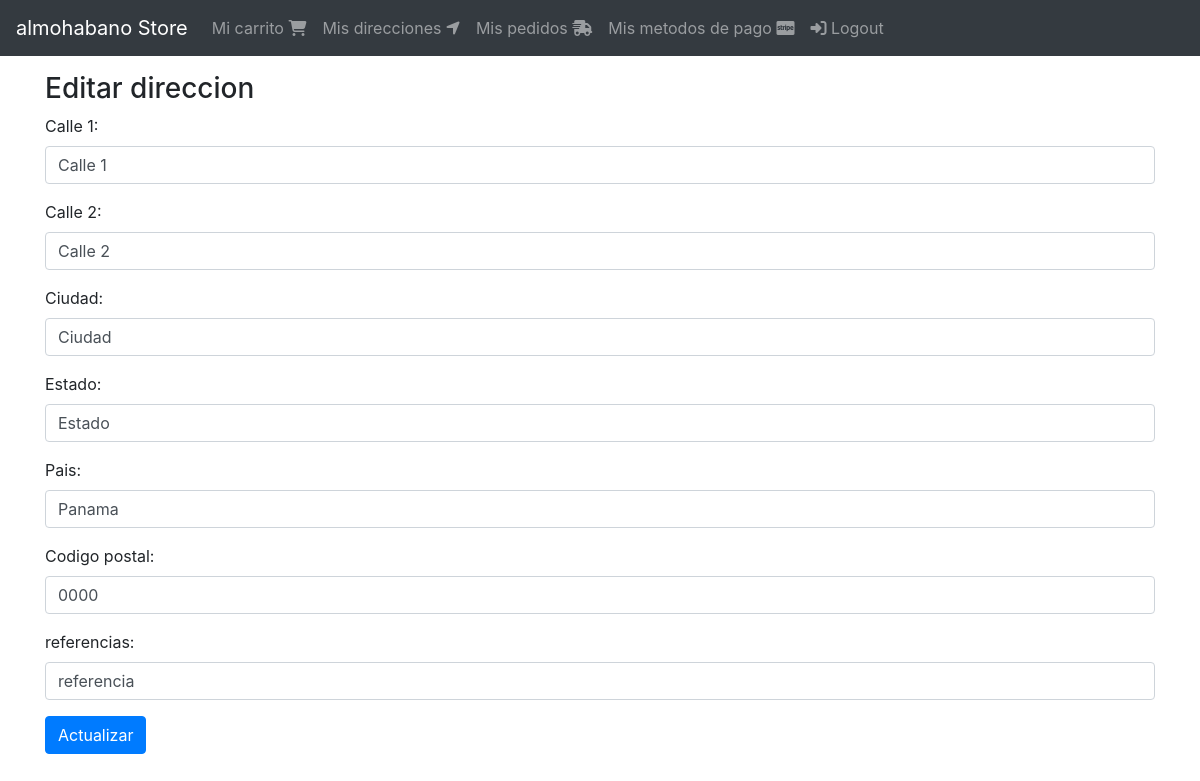
The app's page /direcciones/editar/15 (signed in) with its own data.
### shipping_addresses/models.py (models this page shows, shortened)
class ShippingAddress(models.Model):
    user = models.ForeignKey(User, null=False, blank=False, on_delete=models.CASCADE)
    line1 = models.CharField(max_length=200)
    line2 = models.CharField(max_length=200, blank=True)
    city = models.CharField(max_length=100)
    state = models.CharField(max_length=200)
    country = models.CharField(max_length=50)
    reference = models.CharField(max_length=300)
    postal_code = models.CharField(max_length=10, null=False, blank=False)
    default = models.BooleanField(default=False)
    created_at = models.DateTimeField(auto_now_add=True)

### shipping_addresses/views.py (the view, shortened to what this page needs)
# urls.py: path('editar/<int:pk>', views.ShippingAddressUpdateView.as_view(), name='update'),
class ShippingAddressUpdateView(LoginRequiredMixin,SuccessMessageMixin ,UpdateView):
    login_url = 'login'
    model = ShippingAddress
    form_class = ShippingAddressForm
    template_name = 'shipping_addresses/update.html'
    success_message = 'Direccion actualizada exitosamente'
    def  dispatch(self,request,*args ,**kwargs):
        if request.user.id != self.get_object().user_id:
            return redirect('carts:cart')
        return super(ShippingAddressUpdateView, self).dispatch(request,*args,**kwargs)

### shipping_addresses/templates/shipping_addresses/update.html
{% extends 'base.html' %}
{% block content %}
<div class="col">
    <div class="h3">
        Editar direccion
    </div>
    <div>
        {% include 'shipping_addresses/snippets/form.html' with message='Actualizar' %}
    </div>
</div>
{% endblock %}

### shipping_addresses/templates/shipping_addresses/snippets/form.html (shortened to what this page needs)
<div class="mb-5">
    <form method="post" >
        {% for field in form %}
        <div class="form-group">
            {{ field.label_tag }}
            {{ field }}
        </div>
        {% endfor %}
        <button type="submit" class="btn btn-primary">{{ message }}</button>
    </form>
</div>

### records on screen
ShippingAddress: form "Calle 1" "Calle 2" "Ciudad" "Estado" "Panama" "0000" "referencia"

### other values on screen
{{ field.label_tag }} "Calle 1:" "Calle 2:" "Ciudad:" "Estado:" "Pais:" "Codigo postal:" "referencias:"
{{ message }} "Actualizar"
